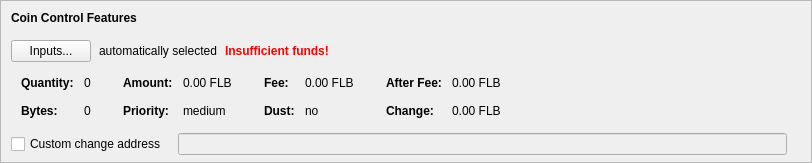
    <widget class="QFrame" name="frameCoinControl">
     <property name="sizePolicy">
      <sizepolicy hsizetype="Expanding" vsizetype="Expanding">
       <horstretch>0</horstretch>
       <verstretch>0</verstretch>
      </sizepolicy>
     </property>
     <property name="maximumSize">
      <size>
       <width>16777215</width>
       <height>16777215</height>
      </size>
     </property>
     <property name="frameShape">
      <enum>QFrame::StyledPanel</enum>
     </property>
     <property name="frameShadow">
      <enum>QFrame::Sunken</enum>
     </property>
     <layout class="QVBoxLayout" name="verticalLayoutCoinControl2">
      <property name="spacing">
       <number>0</number>
      </property>
      <property name="leftMargin">
       <number>0</number>
      </property>
      <property name="topMargin">
       <number>0</number>
      </property>
      <property name="rightMargin">
       <number>0</number>
      </property>
      <property name="bottomMargin">
       <number>6</number>
      </property>
      <item>
       <layout class="QVBoxLayout" name="verticalLayoutCoinControl" stretch="0,0,0,0,1">
        <property name="spacing">
         <number>0</number>
        </property>
        <property name="leftMargin">
         <number>10</number>
        </property>
        <property name="topMargin">
         <number>10</number>
        </property>
        <item>
         <layout class="QHBoxLayout" name="horizontalLayoutCoinControl1">
          <property name="bottomMargin">
           <number>15</number>
          </property>
          <item>
           <widget class="QLabel" name="labelCoinControlFeatures">
            <property name="sizePolicy">
             <sizepolicy hsizetype="Preferred" vsizetype="Maximum">
              <horstretch>0</horstretch>
              <verstretch>0</verstretch>
             </sizepolicy>
            </property>
            <property name="font">
             <font>
              <weight>75</weight>
              <bold>true</bold>
             </font>
            </property>
            <property name="styleSheet">
             <string notr="true">font-weight:bold;</string>
            </property>
            <property name="text">
             <string>Coin Control Features</string>
            </property>
           </widget>
          </item>
         </layout>
        </item>
        <item>
         <layout class="QHBoxLayout" name="horizontalLayoutCoinControl2" stretch="0,0,0,0">
          <property name="spacing">
           <number>8</number>
          </property>
          <property name="bottomMargin">
           <number>10</number>
          </property>
          <item>
           <widget class="QPushButton" name="pushButtonCoinControl">
            <property name="styleSheet">
             <string notr="true"/>
            </property>
            <property name="text">
             <string>Inputs...</string>
            </property>
            <property name="autoDefault">
             <bool>false</bool>
            </property>
           </widget>
          </item>
          <item>
           <widget class="QLabel" name="labelCoinControlAutomaticallySelected">
            <property name="text">
             <string>automatically selected</string>
            </property>
            <property name="margin">
             <number>5</number>
            </property>
           </widget>
          </item>
          <item>
           <widget class="QLabel" name="labelCoinControlInsuffFunds">
            <property name="font">
             <font>
              <weight>75</weight>
              <bold>true</bold>
             </font>
            </property>
            <property name="styleSheet">
             <string notr="true">color:red;font-weight:bold;</string>
            </property>
            <property name="text">
             <string>Insufficient funds!</string>
            </property>
            <property name="margin">
             <number>5</number>
            </property>
           </widget>
          </item>
          <item>
           <spacer name="horizontalSpacerCoinControl">
            <property name="orientation">
             <enum>Qt::Horizontal</enum>
            </property>
            <property name="sizeHint" stdset="0">
             <size>
              <width>40</width>
              <height>1</height>
             </size>
            </property>
           </spacer>
          </item>
         </layout>
        </item>
        <item>
         <widget class="QWidget" name="widgetCoinControl" native="true">
          <property name="sizePolicy">
           <sizepolicy hsizetype="Preferred" vsizetype="Preferred">
            <horstretch>0</horstretch>
            <verstretch>0</verstretch>
           </sizepolicy>
          </property>
          <property name="minimumSize">
           <size>
            <width>0</width>
            <height>0</height>
           </size>
          </property>
          <property name="styleSheet">
           <string notr="true"/>
          </property>
          <layout class="QHBoxLayout" name="horizontalLayoutCoinControl5">
           <property name="leftMargin">
            <number>0</number>
           </property>
           <property name="topMargin">
            <number>0</number>
           </property>
           <property name="rightMargin">
            <number>0</number>
           </property>
           <property name="bottomMargin">
            <number>0</number>
           </property>
           <item>
            <layout class="QHBoxLayout" name="horizontalLayoutCoinControl3" stretch="0,0,0,1">
             <property name="spacing">
              <number>20</number>
             </property>
             <property name="topMargin">
              <number>0</number>
             </property>
             <property name="bottomMargin">
              <number>10</number>
             </property>
             <item>
              <layout class="QFormLayout" name="formLayoutCoinControl1">
               <property name="horizontalSpacing">
                <number>10</number>
               </property>
               <property name="verticalSpacing">
                <number>14</number>
               </property>
               <property name="leftMargin">
                <number>10</number>
               </property>
               <property name="topMargin">
                <number>4</number>
               </property>
               <property name="rightMargin">
                <number>6</number>
               </property>
               <item row="0" column="0">
                <widget class="QLabel" name="labelCoinControlQuantityText">
                 <property name="font">
                  <font>
                   <weight>75</weight>
                   <bold>true</bold>
                  </font>
                 </property>
                 <property name="text">
                  <string>Quantity:</string>
                 </property>
                 <property name="margin">
                  <number>0</number>
                 </property>
                </widget>
               </item>
               <item row="0" column="1">
                <widget class="QLabel" name="labelCoinControlQuantity">
                 <property name="cursor">
                  <cursorShape>IBeamCursor</cursorShape>
                 </property>
                 <property name="contextMenuPolicy">
                  <enum>Qt::ActionsContextMenu</enum>
                 </property>
                 <property name="text">
                  <string notr="true">0</string>
                 </property>
                 <property name="margin">
                  <number>0</number>
                 </property>
                 <property name="textInteractionFlags">
                  <set>Qt::LinksAccessibleByMouse|Qt::TextSelectableByKeyboard|Qt::TextSelectableByMouse</set>
                 </property>
                </widget>
               </item>
               <item row="1" column="0">
                <widget class="QLabel" name="labelCoinControlBytesText">
                 <property name="font">
                  <font>
                   <weight>75</weight>
                   <bold>true</bold>
                  </font>
                 </property>
                 <property name="text">
                  <string>Bytes:</string>
                 </property>
                </widget>
               </item>
               <item row="1" column="1">
                <widget class="QLabel" name="labelCoinControlBytes">
                 <property name="cursor">
                  <cursorShape>IBeamCursor</cursorShape>
                 </property>
                 <property name="contextMenuPolicy">
                  <enum>Qt::ActionsContextMenu</enum>
                 </property>
                 <property name="text">
                  <string notr="true">0</string>
                 </property>
                 <property name="textInteractionFlags">
                  <set>Qt::LinksAccessibleByMouse|Qt::TextSelectableByKeyboard|Qt::TextSelectableByMouse</set>
                 </property>
                </widget>
               </item>
              </layout>
             </item>
             <item>
              <layout class="QFormLayout" name="formLayoutCoinControl2">
               <property name="horizontalSpacing">
                <number>10</number>
               </property>
               <property name="verticalSpacing">
                <number>14</number>
               </property>
               <property name="leftMargin">
                <number>6</number>
               </property>
               <property name="topMargin">
                <number>4</number>
               </property>
               <property name="rightMargin">
                <number>6</number>
               </property>
               <item row="0" column="0">
                <widget class="QLabel" name="labelCoinControlAmountText">
                 <property name="font">
                  <font>
                   <weight>75</weight>
                   <bold>true</bold>
                  </font>
                 </property>
                 <property name="text">
                  <string>Amount:</string>
                 </property>
                 <property name="margin">
                  <number>0</number>
                 </property>
                </widget>
               </item>
               <item row="0" column="1">
                <widget class="QLabel" name="labelCoinControlAmount">
                 <property name="cursor">
                  <cursorShape>IBeamCursor</cursorShape>
                 </property>
                 <property name="contextMenuPolicy">
                  <enum>Qt::ActionsContextMenu</enum>
                 </property>
                 <property name="text">
                  <string notr="true">0.00 FLB</string>
                 </property>
                 <property name="textInteractionFlags">
                  <set>Qt::LinksAccessibleByMouse|Qt::TextSelectableByKeyboard|Qt::TextSelectableByMouse</set>
                 </property>
                </widget>
               </item>
               <item row="1" column="0">
                <widget class="QLabel" name="labelCoinControlPriorityText">
                 <property name="font">
                  <font>
                   <weight>75</weight>
                   <bold>true</bold>
                  </font>
                 </property>
                 <property name="text">
                  <string>Priority:</string>
                 </property>
                </widget>
               </item>
               <item row="1" column="1">
                <widget class="QLabel" name="labelCoinControlPriority">
                 <property name="cursor">
                  <cursorShape>IBeamCursor</cursorShape>
                 </property>
                 <property name="contextMenuPolicy">
                  <enum>Qt::ActionsContextMenu</enum>
                 </property>
                 <property name="text">
                  <string notr="true">medium</string>
                 </property>
                 <property name="textInteractionFlags">
                  <set>Qt::LinksAccessibleByMouse|Qt::TextSelectableByKeyboard|Qt::TextSelectableByMouse</set>
                 </property>
                </widget>
               </item>
              </layout>
             </item>
             <item>
              <layout class="QFormLayout" name="formLayoutCoinControl3">
               <property name="horizontalSpacing">
                <number>10</number>
               </property>
               <property name="verticalSpacing">
                <number>14</number>
               </property>
               <property name="leftMargin">
                <number>6</number>
               </property>
               <property name="topMargin">
                <number>4</number>
               </property>
               <property name="rightMargin">
                <number>6</number>
               </property>
               <item row="0" column="0">
                <widget class="QLabel" name="labelCoinControlFeeText">
                 <property name="font">
                  <font>
                   <weight>75</weight>
                   <bold>true</bold>
                  </font>
                 </property>
                 <property name="text">
                  <string>Fee:</string>
                 </property>
                 <property name="margin">
                  <number>0</number>
                 </property>
                </widget>
               </item>
               <item row="0" column="1">
                <widget class="QLabel" name="labelCoinControlFee">
                 <property name="cursor">
                  <cursorShape>IBeamCursor</cursorShape>
                 </property>
                 <property name="contextMenuPolicy">
                  <enum>Qt::ActionsContextMenu</enum>
                 </property>
                 <property name="text">
                  <string notr="true">0.00 FLB</string>
                 </property>
                 <property name="textInteractionFlags">
                  <set>Qt::LinksAccessibleByMouse|Qt::TextSelectableByKeyboard|Qt::TextSelectableByMouse</set>
                 </property>
                </widget>
               </item>
               <item row="1" column="0">
                <widget class="QLabel" name="labelCoinControlLowOutputText">
                 <property name="font">
                  <font>
                   <weight>75</weight>
                   <bold>true</bold>
                  </font>
                 </property>
                 <property name="text">
                  <string>Dust:</string>
                 </property>
                </widget>
               </item>
               <item row="1" column="1">
                <widget class="QLabel" name="labelCoinControlLowOutput">
                 <property name="cursor">
                  <cursorShape>IBeamCursor</cursorShape>
                 </property>
                 <property name="contextMenuPolicy">
                  <enum>Qt::ActionsContextMenu</enum>
                 </property>
                 <property name="text">
                  <string notr="true">no</string>
                 </property>
                 <property name="textInteractionFlags">
                  <set>Qt::LinksAccessibleByMouse|Qt::TextSelectableByKeyboard|Qt::TextSelectableByMouse</set>
                 </property>
                </widget>
               </item>
              </layout>
             </item>
             <item>
              <layout class="QFormLayout" name="formLayoutCoinControl4">
               <property name="horizontalSpacing">
                <number>10</number>
               </property>
               <property name="verticalSpacing">
                <number>14</number>
               </property>
               <property name="leftMargin">
                <number>6</number>
               </property>
               <property name="topMargin">
                <number>4</number>
               </property>
               <property name="rightMargin">
                <number>6</number>
               </property>
               <item row="0" column="0">
                <widget class="QLabel" name="labelCoinControlAfterFeeText">
                 <property name="font">
                  <font>
                   <weight>75</weight>
                   <bold>true</bold>
                  </font>
                 </property>
                 <property name="text">
                  <string>After Fee:</string>
                 </property>
                 <property name="margin">
                  <number>0</number>
                 </property>
                </widget>
               </item>
               <item row="0" column="1">
                <widget class="QLabel" name="labelCoinControlAfterFee">
                 <property name="cursor">
                  <cursorShape>IBeamCursor</cursorShape>
                 </property>
                 <property name="contextMenuPolicy">
                  <enum>Qt::ActionsContextMenu</enum>
                 </property>
                 <property name="text">
                  <string notr="true">0.00 FLB</string>
                 </property>
                 <property name="textInteractionFlags">
                  <set>Qt::LinksAccessibleByMouse|Qt::TextSelectableByKeyboard|Qt::TextSelectableByMouse</set>
                 </property>
                </widget>
               </item>
               <item row="1" column="0">
                <widget class="QLabel" name="labelCoinControlChangeText">
                 <property name="font">
                  <font>
                   <weight>75</weight>
                   <bold>true</bold>
                  </font>
                 </property>
                 <property name="text">
                  <string>Change:</string>
                 </property>
                </widget>
               </item>
               <item row="1" column="1">
                <widget class="QLabel" name="labelCoinControlChange">
                 <property name="cursor">
                  <cursorShape>IBeamCursor</cursorShape>
                 </property>
                 <property name="contextMenuPolicy">
                  <enum>Qt::ActionsContextMenu</enum>
                 </property>
                 <property name="text">
                  <string notr="true">0.00 FLB</string>
                 </property>
                 <property name="textInteractionFlags">
                  <set>Qt::LinksAccessibleByMouse|Qt::TextSelectableByKeyboard|Qt::TextSelectableByMouse</set>
                 </property>
                </widget>
               </item>
              </layout>
             </item>
            </layout>
           </item>
          </layout>
         </widget>
        </item>
        <item>
         <layout class="QHBoxLayout" name="horizontalLayoutCoinControl4" stretch="0,0,0">
          <property name="spacing">
           <number>12</number>
          </property>
          <property name="sizeConstraint">
           <enum>QLayout::SetDefaultConstraint</enum>
          </property>
          <property name="topMargin">
           <number>5</number>
          </property>
          <property name="rightMargin">
           <number>5</number>
          </property>
          <item>
           <widget class="QCheckBox" name="checkBoxCoinControlChange">
            <property name="toolTip">
             <string>If this is activated, but the change address is empty or invalid, change will be sent to a newly generated address.</string>
            </property>
            <property name="text">
             <string>Custom change address</string>
            </property>
           </widget>
          </item>
          <item>
           <widget class="QValidatedLineEdit" name="lineEditCoinControlChange">
            <property name="enabled">
             <bool>false</bool>
            </property>
            <property name="sizePolicy">
             <sizepolicy hsizetype="Expanding" vsizetype="Fixed">
              <horstretch>0</horstretch>
              <verstretch>0</verstretch>
             </sizepolicy>
            </property>
           </widget>
          </item>
          <item>
           <widget class="QLabel" name="labelCoinControlChangeLabel">
            <property name="sizePolicy">
             <sizepolicy hsizetype="Preferred" vsizetype="Expanding">
              <horstretch>0</horstretch>
              <verstretch>0</verstretch>
             </sizepolicy>
            </property>
            <property name="minimumSize">
             <size>
              <width>0</width>
              <height>0</height>
             </size>
            </property>
            <property name="text">
             <string/>
            </property>
            <property name="margin">
             <number>3</number>
            </property>
           </widget>
          </item>
         </layout>
        </item>
        <item>
         <spacer name="verticalSpacerCoinControl">
          <property name="orientation">
           <enum>Qt::Vertical</enum>
          </property>
          <property name="sizeHint" stdset="0">
           <size>
            <width>800</width>
            <height>1</height>
           </size>
          </property>
         </spacer>
        </item>
       </layout>
      </item>
     </layout>
    </widget>
